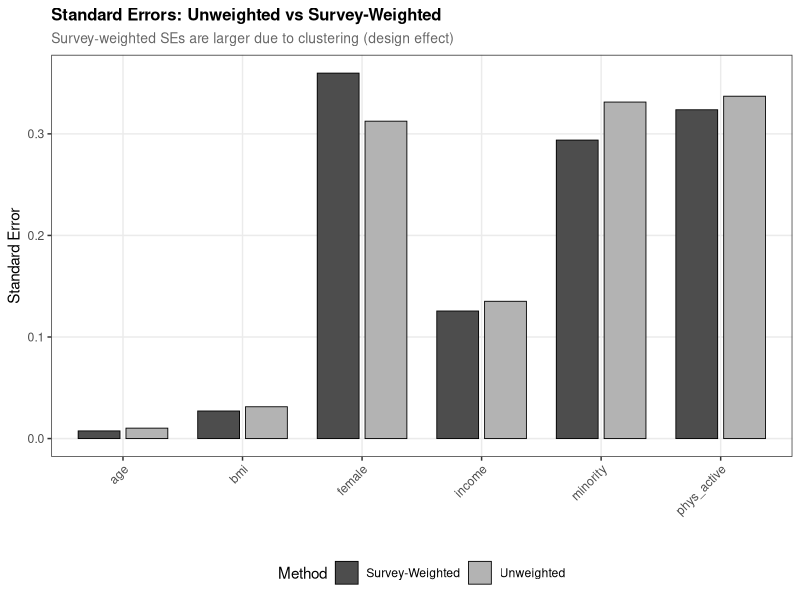
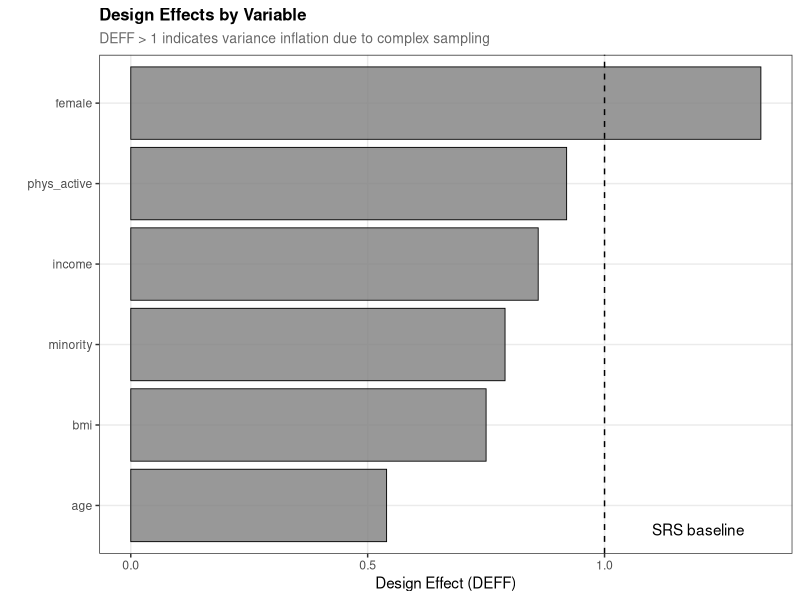
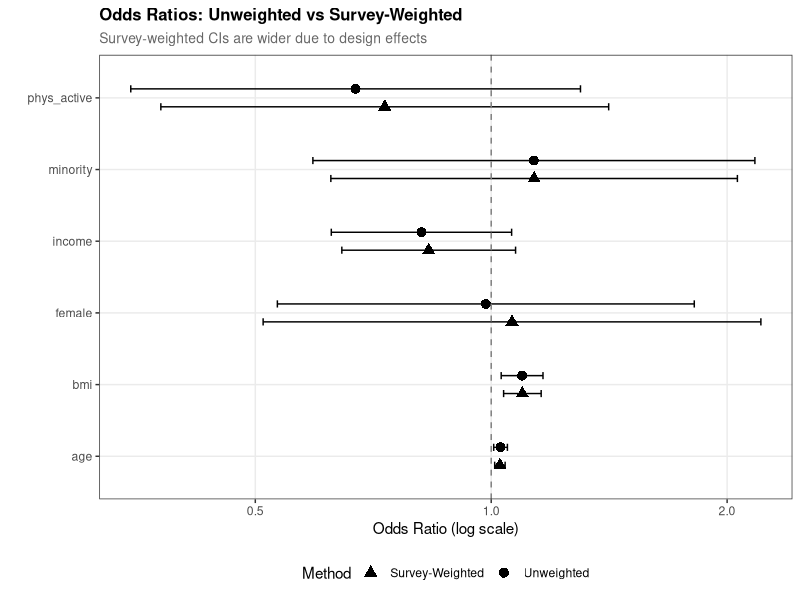
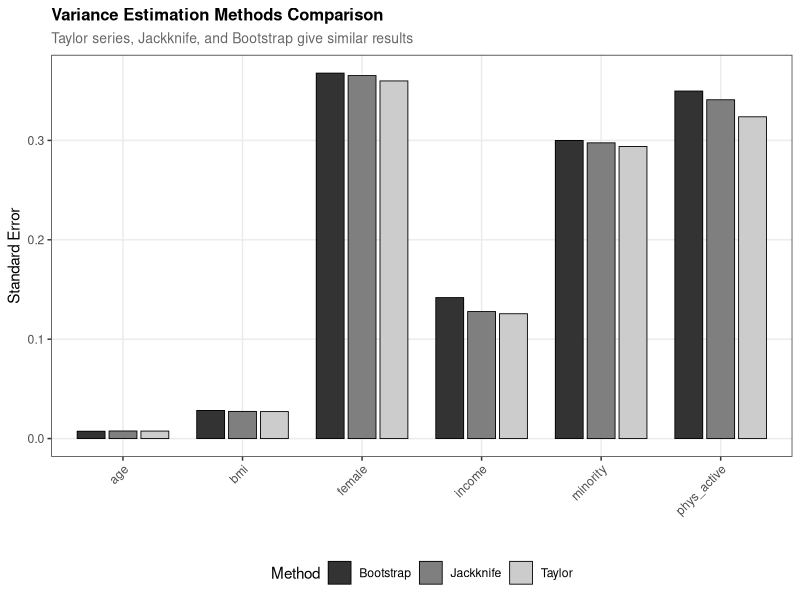
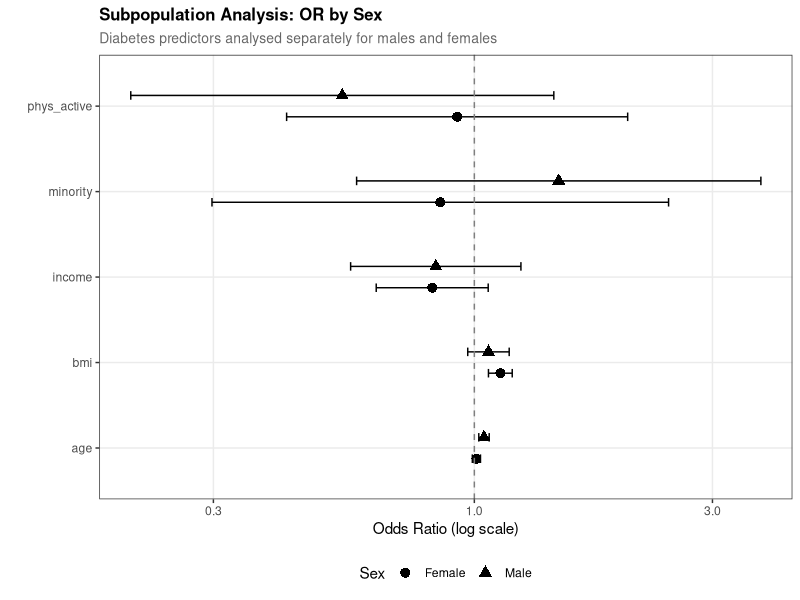
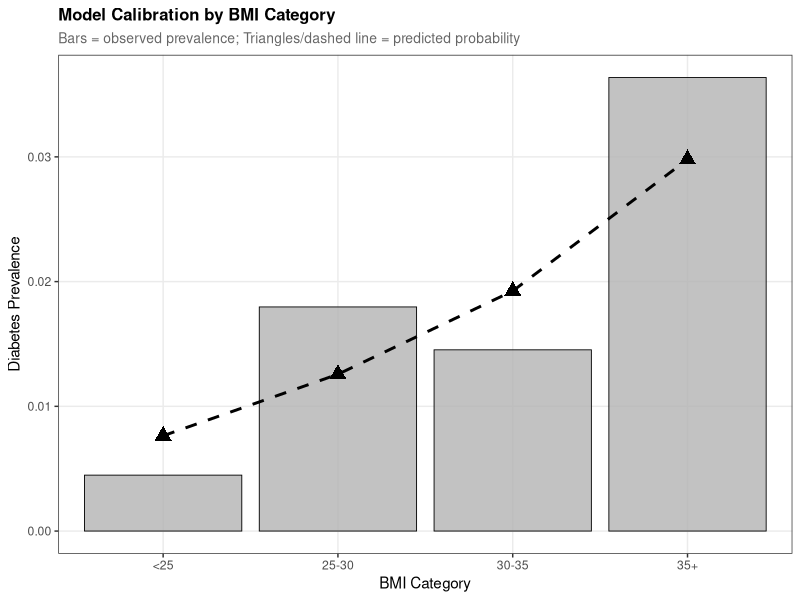
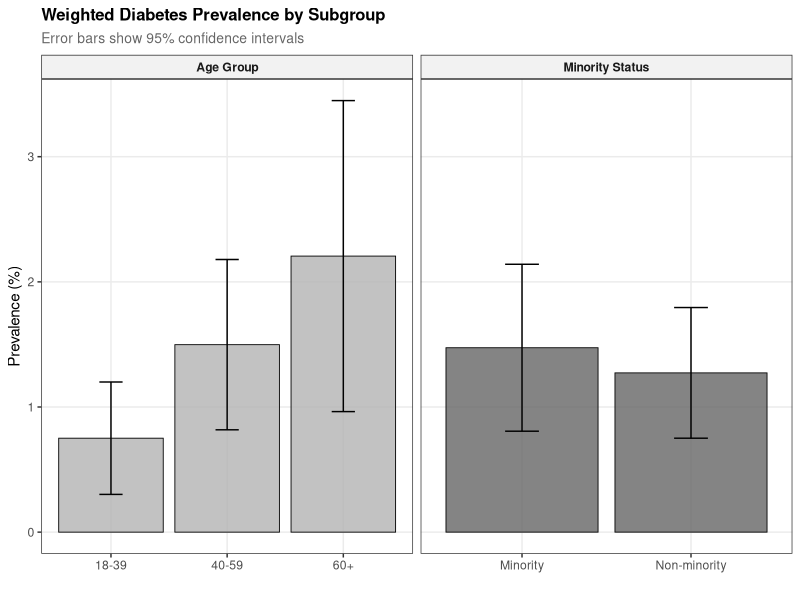

These figures' R source, in order:
# ============================================================================
# Chapter 14: Survey Data and Complex Sampling
# R Code for Figures and Analysis
#
# This script generates all figures and outputs for Chapter 14
# Required packages: survey, tidyverse, ggplot2
# ============================================================================
# Load required packages
library(survey)
library(tidyverse)
library(ggplot2)
library(gridExtra)
# Set seed for reproducibility
set.seed(123)
# Create output directories if they don't exist
if (!dir.exists("figures")) dir.create("figures")
if (!dir.exists("output")) dir.create("output")
# Set ggplot B&W theme for consistency
theme_set(theme_bw(base_size = 11) +
            theme(
              panel.grid.minor = element_blank(),
              plot.title = element_text(face = "bold", size = 12),
              plot.subtitle = element_text(size = 10, color = "grey40"),
              legend.position = "right",
              strip.background = element_rect(fill = "grey95"),
              strip.text = element_text(face = "bold")
            ))
cat("\n=======================================================\n")
cat("CHAPTER 14: SURVEY DATA AND COMPLEX SAMPLING\n")
cat("=======================================================\n\n")
# ============================================================================
# Section 14.2: Simulate Complex Survey Data
# ============================================================================
cat("Simulating complex survey data...\n")
# Simulate a realistic survey with:
# - 20 strata (e.g., geographic regions x urban/rural)
# - 3 PSUs per stratum (60 total PSUs, e.g., counties)
# - Variable number of individuals per PSU
# - Oversampling of minority group
n_strata <- 20
n_psu_per_stratum <- 3
n_total_psu <- n_strata * n_psu_per_stratum
# Create PSU-level data
psu_data <- data.frame(
  stratum = rep(1:n_strata, each = n_psu_per_stratum),
  psu = 1:n_total_psu
)
# Generate individuals within PSUs
set.seed(123)
individual_data <- data.frame()
for (i in 1:n_total_psu) {
  # Variable cluster size (30-80 individuals per PSU)
  n_in_psu <- sample(30:80, 1)
  # PSU-level random effect (creates clustering)
  psu_effect <- rnorm(1, 0, 0.5)
  # Stratum characteristics
  stratum_id <- psu_data$stratum[i]
  urban <- stratum_id <= 10  # First 10 strata are urban
  # Generate individual data
  psu_df <- data.frame(
    id = ((i-1) * 100 + 1):((i-1) * 100 + n_in_psu),
    stratum = stratum_id,
    psu = i,
    urban = urban
  )
  # Demographics
  psu_df$age <- round(rnorm(n_in_psu, mean = ifelse(urban, 42, 48), sd = 15))
  psu_df$age <- pmax(18, pmin(85, psu_df$age))
  psu_df$female <- rbinom(n_in_psu, 1, 0.52)
  # Minority status (oversampled)
  base_minority_prob <- 0.15
  psu_df$minority <- rbinom(n_in_psu, 1, 0.30)  # Oversampled
  # BMI with clustering
  psu_df$bmi <- round(rnorm(n_in_psu, mean = 27 + psu_effect, sd = 5), 1)
  psu_df$bmi <- pmax(15, pmin(50, psu_df$bmi))
  # Income (1-5 scale)
  psu_df$income <- sample(1:5, n_in_psu, replace = TRUE,
                          prob = c(0.15, 0.25, 0.30, 0.20, 0.10))
  # Physical activity
  psu_df$phys_active <- rbinom(n_in_psu, 1, ifelse(urban, 0.45, 0.35))
  # Generate outcome: diabetes (with PSU-level clustering)
  lp <- -4.5 +
    0.04 * (psu_df$age - 45) +
    0.08 * (psu_df$bmi - 27) +
    0.3 * psu_df$minority +
    -0.15 * psu_df$female +
    -0.2 * (psu_df$income - 3) +
    -0.4 * psu_df$phys_active +
    psu_effect  # PSU-level clustering
  psu_df$diabetes <- rbinom(n_in_psu, 1, plogis(lp))
  individual_data <- rbind(individual_data, psu_df)
}
# Calculate survey weights
individual_data$base_weight <- ifelse(individual_data$minority == 1, 0.5, 1.0)
psu_sizes <- table(individual_data$psu)
individual_data$psu_size <- psu_sizes[as.character(individual_data$psu)]
pop_multiplier <- 2
individual_data$weight <- individual_data$base_weight * pop_multiplier
individual_data$final_weight <- individual_data$weight
# Summary
n_total <- nrow(individual_data)
n_strata_actual <- length(unique(individual_data$stratum))
n_psu_actual <- length(unique(individual_data$psu))
sink("output/survey_data_summary.txt")
cat("=== Survey Data Summary ===\n\n")
cat("--- Survey Design ---\n")
cat("Total sample size:", n_total, "\n")
cat("Number of strata:", n_strata_actual, "\n")
cat("Number of PSUs:", n_psu_actual, "\n")
cat("PSUs per stratum:", n_psu_per_stratum, "\n")
cat("Average cluster size:", round(n_total / n_psu_actual, 1), "\n\n")
cat("--- Outcome Distribution ---\n")
cat("Diabetes cases:", sum(individual_data$diabetes), "\n")
cat("Diabetes prevalence (unweighted):", round(100 * mean(individual_data$diabetes), 2), "%\n\n")
cat("--- Demographic Distribution (Unweighted) ---\n")
cat("Mean age:", round(mean(individual_data$age), 1), "\n")
cat("Female:", round(100 * mean(individual_data$female), 1), "%\n")
cat("Minority:", round(100 * mean(individual_data$minority), 1), "%\n")
cat("Mean BMI:", round(mean(individual_data$bmi), 1), "\n")
cat("Physically active:", round(100 * mean(individual_data$phys_active), 1), "%\n\n")
cat("--- Weight Distribution ---\n")
cat("Min weight:", round(min(individual_data$final_weight), 2), "\n")
cat("Max weight:", round(max(individual_data$final_weight), 2), "\n")
cat("Mean weight:", round(mean(individual_data$final_weight), 2), "\n")
sink()
# ============================================================================
# Section 14.3: Create Survey Design Object
# ============================================================================
cat("Creating survey design objects...\n")
survey_design <- svydesign(
  id = ~psu,
  strata = ~stratum,
  weights = ~final_weight,
  nest = TRUE,
  data = individual_data
)
sink("output/survey_design_summary.txt")
cat("=== Survey Design Specification ===\n\n")
cat("Design: Stratified cluster sampling\n")
cat("Strata:", n_strata_actual, "\n")
cat("PSUs (clusters):", n_psu_actual, "\n")
cat("Observations:", n_total, "\n\n")
cat("--- Design Degrees of Freedom ---\n")
cat("df = PSUs - Strata =", n_psu_actual, "-", n_strata_actual, "=",
    n_psu_actual - n_strata_actual, "\n\n")
cat("--- Weighted vs Unweighted Estimates ---\n")
cat("\nDiabetes prevalence:\n")
cat("  Unweighted:", round(100 * mean(individual_data$diabetes), 2), "%\n")
wt_prev <- svymean(~diabetes, design = survey_design)
cat("  Weighted:", round(100 * coef(wt_prev)[1], 2), "%\n")
cat("  SE:", round(100 * SE(wt_prev)[1], 2), "%\n")
cat("\nMinority proportion:\n")
cat("  Unweighted (oversampled):", round(100 * mean(individual_data$minority), 2), "%\n")
wt_minority <- svymean(~minority, design = survey_design)
cat("  Weighted (population estimate):", round(100 * coef(wt_minority)[1], 2), "%\n")
sink()
# ============================================================================
# Section 14.4: Unweighted vs Weighted Logistic Regression
# ============================================================================
cat("Fitting unweighted and weighted logistic regression models...\n")
# Unweighted model (WRONG for population inference)
unwt_model <- glm(diabetes ~ age + bmi + female + minority + income + phys_active,
                  family = binomial,
                  data = individual_data)
# Survey-weighted model (CORRECT)
svywt_model <- svyglm(diabetes ~ age + bmi + female + minority + income + phys_active,
                      design = survey_design,
                      family = quasibinomial())
# Extract results
unwt_coef <- coef(unwt_model)
unwt_se <- sqrt(diag(vcov(unwt_model)))
unwt_or <- exp(unwt_coef)
unwt_ci <- exp(confint.default(unwt_model))
svywt_coef <- coef(svywt_model)
svywt_se <- SE(svywt_model)
svywt_or <- exp(svywt_coef)
svywt_ci <- exp(confint(svywt_model))
# Calculate design effects
deff <- (svywt_se / unwt_se)^2
sink("output/weighted_vs_unweighted.txt")
cat("=== Weighted vs Unweighted Logistic Regression ===\n\n")
cat("True model (used to generate data):\n")
cat("logit(p) = -4.5 + 0.04*(age-45) + 0.08*(bmi-27) + 0.3*minority\n")
cat("           - 0.15*female - 0.2*(income-3) - 0.4*phys_active + PSU_effect\n\n")
cat("--- Unweighted Model (INCORRECT for population inference) ---\n")
cat("Sample size:", nobs(unwt_model), "\n\n")
unwt_table <- data.frame(
  Variable = names(unwt_coef),
  Coef = round(unwt_coef, 4),
  SE = round(unwt_se, 4),
  OR = round(unwt_or, 3),
  CI_Lower = round(unwt_ci[, 1], 3),
  CI_Upper = round(unwt_ci[, 2], 3)
)
print(unwt_table, row.names = FALSE)
cat("\n--- Survey-Weighted Model (CORRECT) ---\n")
cat("Sample size:", nobs(svywt_model), "\n")
cat("Design df:", svywt_model$df.residual, "\n\n")
svywt_table <- data.frame(
  Variable = names(svywt_coef),
  Coef = round(svywt_coef, 4),
  SE = round(svywt_se, 4),
  OR = round(svywt_or, 3),
  CI_Lower = round(svywt_ci[, 1], 3),
  CI_Upper = round(svywt_ci[, 2], 3)
)
print(svywt_table, row.names = FALSE)
cat("\n--- Design Effects (DEFF) ---\n")
cat("DEFF = (Weighted SE / Unweighted SE)^2\n")
cat("DEFF > 1 indicates clustering inflates variance\n\n")
deff_table <- data.frame(
  Variable = names(deff),
  DEFF = round(deff, 2),
  SE_Inflation = paste0(round((sqrt(deff) - 1) * 100, 1), "%")
)
print(deff_table, row.names = FALSE)
cat("\n--- Key Observations ---\n")
cat("1. Point estimates are similar (selection not strongly related to outcome)\n")
cat("2. Standard errors are", round(mean(sqrt(deff)) * 100 - 100, 0),
    "% larger on average with proper weighting\n")
cat("3. Average DEFF:", round(mean(deff), 2), "\n")
cat("4. This reflects the clustering within PSUs\n")
sink()
# Figure 14.1: Comparison of SEs
se_comparison <- data.frame(
  Variable = rep(names(unwt_coef)[-1], 2),
  SE = c(unwt_se[-1], svywt_se[-1]),
  Method = rep(c("Unweighted", "Survey-Weighted"), each = length(unwt_se) - 1)
)
fig14_1 <- ggplot(se_comparison, aes(x = Variable, y = SE, fill = Method)) +
  geom_bar(stat = "identity", position = position_dodge(width = 0.8), width = 0.7,
           colour = "black", linewidth = 0.3) +
  scale_fill_manual(values = c("Unweighted" = "grey70", "Survey-Weighted" = "grey30")) +
  labs(title = "Standard Errors: Unweighted vs Survey-Weighted",
       subtitle = "Survey-weighted SEs are larger due to clustering (design effect)",
       x = "", y = "Standard Error") +
  theme(axis.text.x = element_text(angle = 45, hjust = 1),
        legend.position = "bottom")
ggsave("figures/fig14_1_se_comparison.jpeg", fig14_1, width = 9, height = 5,
       dpi = 300, device = "jpeg")
cat("Saved: figures/fig14_1_se_comparison.jpeg\n")
# Figure 14.2: Design Effects
fig14_2 <- ggplot(deff_table[-1, ], aes(x = reorder(Variable, DEFF), y = DEFF)) +
  geom_bar(stat = "identity", fill = "grey50", colour = "black", alpha = 0.8,
           linewidth = 0.3) +
  geom_hline(yintercept = 1, linetype = "dashed", colour = "black") +
  coord_flip() +
  labs(title = "Design Effects by Variable",
       subtitle = "DEFF > 1 indicates variance inflation due to complex sampling",
       x = "", y = "Design Effect (DEFF)") +
  annotate("text", x = 0.7, y = 1.1, label = "SRS baseline", colour = "black", hjust = 0)
ggsave("figures/fig14_2_design_effects.jpeg", fig14_2, width = 8, height = 5,
       dpi = 300, device = "jpeg")
cat("Saved: figures/fig14_2_design_effects.jpeg\n")
# ============================================================================
# Section 14.5: Odds Ratio Comparison
# ============================================================================
cat("Creating odds ratio comparison...\n")
or_comparison <- data.frame(
  Variable = rep(names(unwt_or)[-1], 2),
  OR = c(unwt_or[-1], svywt_or[-1]),
  Lower = c(unwt_ci[-1, 1], svywt_ci[-1, 1]),
  Upper = c(unwt_ci[-1, 2], svywt_ci[-1, 2]),
  Method = rep(c("Unweighted", "Survey-Weighted"), each = length(unwt_or) - 1)
)
# Figure 14.3: OR Forest Plot
fig14_3 <- ggplot(or_comparison, aes(x = Variable, y = OR, shape = Method)) +
  geom_point(position = position_dodge(width = 0.5), size = 3, colour = "black") +
  geom_errorbar(aes(ymin = Lower, ymax = Upper),
                position = position_dodge(width = 0.5), width = 0.2, colour = "black") +
  geom_hline(yintercept = 1, linetype = "dashed", colour = "grey50") +
  scale_shape_manual(values = c("Unweighted" = 16, "Survey-Weighted" = 17)) +
  scale_y_log10() +
  coord_flip() +
  labs(title = "Odds Ratios: Unweighted vs Survey-Weighted",
       subtitle = "Survey-weighted CIs are wider due to design effects",
       x = "", y = "Odds Ratio (log scale)") +
  theme(legend.position = "bottom")
ggsave("figures/fig14_3_or_comparison.jpeg", fig14_3, width = 9, height = 5,
       dpi = 300, device = "jpeg")
cat("Saved: figures/fig14_3_or_comparison.jpeg\n")
sink("output/or_comparison.txt")
cat("=== Odds Ratio Comparison ===\n\n")
cat("--- Unweighted Odds Ratios ---\n")
unwt_or_table <- data.frame(
  Variable = names(unwt_or)[-1],
  OR = round(unwt_or[-1], 3),
  CI_Lower = round(unwt_ci[-1, 1], 3),
  CI_Upper = round(unwt_ci[-1, 2], 3)
)
print(unwt_or_table, row.names = FALSE)
cat("\n--- Survey-Weighted Odds Ratios ---\n")
svywt_or_table <- data.frame(
  Variable = names(svywt_or)[-1],
  OR = round(svywt_or[-1], 3),
  CI_Lower = round(svywt_ci[-1, 1], 3),
  CI_Upper = round(svywt_ci[-1, 2], 3)
)
print(svywt_or_table, row.names = FALSE)
cat("\n--- Interpretation ---\n")
cat("Age: Each year increase associated with", round((svywt_or["age"] - 1) * 100, 1),
    "% higher odds of diabetes\n")
cat("BMI: Each unit increase associated with", round((svywt_or["bmi"] - 1) * 100, 1),
    "% higher odds of diabetes\n")
cat("Minority: Associated with", round((svywt_or["minority"] - 1) * 100, 0),
    "% higher odds of diabetes\n")
cat("Female: Associated with", round((1 - svywt_or["female"]) * 100, 0),
    "% lower odds of diabetes\n")
cat("Physical activity: Associated with", round((1 - svywt_or["phys_active"]) * 100, 0),
    "% lower odds of diabetes\n")
sink()
# ============================================================================
# Section 14.6: Variance Estimation Methods
# ============================================================================
cat("Comparing variance estimation methods...\n")
# Taylor series linearization (default)
taylor_model <- svywt_model
# Jackknife
jk_design <- as.svrepdesign(survey_design, type = "JKn")
jk_model <- svyglm(diabetes ~ age + bmi + female + minority + income + phys_active,
                   design = jk_design,
                   family = quasibinomial())
# Bootstrap
set.seed(456)
boot_design <- as.svrepdesign(survey_design, type = "bootstrap", replicates = 100)
boot_model <- svyglm(diabetes ~ age + bmi + female + minority + income + phys_active,
                     design = boot_design,
                     family = quasibinomial())
# Compare SEs
se_taylor <- SE(taylor_model)
se_jk <- SE(jk_model)
se_boot <- SE(boot_model)
sink("output/variance_estimation.txt")
cat("=== Variance Estimation Methods Comparison ===\n\n")
cat("Methods compared:\n")
cat("1. Taylor series linearization (default)\n")
cat("2. Jackknife (JKn for stratified designs)\n")
cat("3. Bootstrap (100 replicates)\n\n")
cat("--- Standard Errors by Method ---\n")
se_methods <- data.frame(
  Variable = names(se_taylor),
  Taylor = round(se_taylor, 4),
  Jackknife = round(se_jk, 4),
  Bootstrap = round(se_boot, 4)
)
print(se_methods, row.names = FALSE)
cat("\n--- Relative to Taylor Series ---\n")
rel_se <- data.frame(
  Variable = names(se_taylor),
  Taylor = 1.00,
  Jackknife = round(se_jk / se_taylor, 3),
  Bootstrap = round(se_boot / se_taylor, 3)
)
print(rel_se, row.names = FALSE)
cat("\n--- Conclusion ---\n")
cat("All methods give similar standard errors.\n")
cat("Taylor series is the default and computationally efficient.\n")
cat("Jackknife and bootstrap are alternatives when design variables are limited.\n")
sink()
# Figure 14.4: Variance estimation comparison
se_var_methods <- data.frame(
  Variable = rep(names(se_taylor)[-1], 3),
  SE = c(se_taylor[-1], se_jk[-1], se_boot[-1]),
  Method = rep(c("Taylor", "Jackknife", "Bootstrap"), each = length(se_taylor) - 1)
)
fig14_4 <- ggplot(se_var_methods, aes(x = Variable, y = SE, fill = Method)) +
  geom_bar(stat = "identity", position = position_dodge(width = 0.8), width = 0.7,
           colour = "black", linewidth = 0.3) +
  scale_fill_manual(values = c("Taylor" = "grey80", "Jackknife" = "grey50",
                               "Bootstrap" = "grey20")) +
  labs(title = "Variance Estimation Methods Comparison",
       subtitle = "Taylor series, Jackknife, and Bootstrap give similar results",
       x = "", y = "Standard Error") +
  theme(axis.text.x = element_text(angle = 45, hjust = 1),
        legend.position = "bottom")
ggsave("figures/fig14_4_variance_methods.jpeg", fig14_4, width = 9, height = 5,
       dpi = 300, device = "jpeg")
cat("Saved: figures/fig14_4_variance_methods.jpeg\n")
# ============================================================================
# Section 14.7: Subpopulation (Domain) Analysis
# ============================================================================
cat("Performing subpopulation analysis...\n")
# CORRECT approach: Subset the design object
female_design <- subset(survey_design, female == 1)
male_design <- subset(survey_design, female == 0)
model_female <- svyglm(diabetes ~ age + bmi + minority + income + phys_active,
                       design = female_design,
                       family = quasibinomial())
model_male <- svyglm(diabetes ~ age + bmi + minority + income + phys_active,
                     design = male_design,
                     family = quasibinomial())
# WRONG approach: Subset data first (for comparison)
wrong_female_data <- subset(individual_data, female == 1)
wrong_female_design <- svydesign(
  id = ~psu, strata = ~stratum, weights = ~final_weight,
  nest = TRUE, data = wrong_female_data
)
wrong_model_female <- svyglm(diabetes ~ age + bmi + minority + income + phys_active,
                             design = wrong_female_design,
                             family = quasibinomial())
sink("output/subpopulation_analysis.txt")
cat("=== Subpopulation (Domain) Analysis ===\n\n")
cat("Analyzing diabetes predictors separately by sex.\n\n")
cat("--- Female Subpopulation (CORRECT: subset design) ---\n")
cat("n =", nobs(model_female), "\n")
female_table <- data.frame(
  Variable = names(coef(model_female)),
  OR = round(exp(coef(model_female)), 3),
  SE = round(SE(model_female), 4),
  CI_Lower = round(exp(confint(model_female))[, 1], 3),
  CI_Upper = round(exp(confint(model_female))[, 2], 3)
)
print(female_table, row.names = FALSE)
cat("\n--- Male Subpopulation (CORRECT: subset design) ---\n")
cat("n =", nobs(model_male), "\n")
male_table <- data.frame(
  Variable = names(coef(model_male)),
  OR = round(exp(coef(model_male)), 3),
  SE = round(SE(model_male), 4),
  CI_Lower = round(exp(confint(model_male))[, 1], 3),
  CI_Upper = round(exp(confint(model_male))[, 2], 3)
)
print(male_table, row.names = FALSE)
cat("\n--- WRONG Approach: Subset Data Before Design ---\n")
cat("n =", nobs(wrong_model_female), "\n")
wrong_table <- data.frame(
  Variable = names(coef(wrong_model_female)),
  SE_Correct = round(SE(model_female), 4),
  SE_Wrong = round(SE(wrong_model_female), 4),
  Ratio = round(SE(wrong_model_female) / SE(model_female), 3)
)
print(wrong_table, row.names = FALSE)
cat("\nNote: Wrong approach typically underestimates SEs because it loses\n")
cat("information about the full design (empty strata, reduced PSU count).\n")
sink()
# Figure 14.5: Subpopulation comparison
subpop_or <- data.frame(
  Variable = rep(names(coef(model_female))[-1], 2),
  OR = c(exp(coef(model_female)[-1]), exp(coef(model_male)[-1])),
  Lower = c(exp(confint(model_female)[-1, 1]), exp(confint(model_male)[-1, 1])),
  Upper = c(exp(confint(model_female)[-1, 2]), exp(confint(model_male)[-1, 2])),
  Sex = rep(c("Female", "Male"), each = length(coef(model_female)) - 1)
)
fig14_5 <- ggplot(subpop_or, aes(x = Variable, y = OR, shape = Sex)) +
  geom_point(position = position_dodge(width = 0.5), size = 3, colour = "black") +
  geom_errorbar(aes(ymin = Lower, ymax = Upper),
                position = position_dodge(width = 0.5), width = 0.2, colour = "black") +
  geom_hline(yintercept = 1, linetype = "dashed", colour = "grey50") +
  scale_shape_manual(values = c("Female" = 16, "Male" = 17)) +
  scale_y_log10() +
  coord_flip() +
  labs(title = "Subpopulation Analysis: OR by Sex",
       subtitle = "Diabetes predictors analysed separately for males and females",
       x = "", y = "Odds Ratio (log scale)") +
  theme(legend.position = "bottom")
ggsave("figures/fig14_5_subpopulation.jpeg", fig14_5, width = 9, height = 5,
       dpi = 300, device = "jpeg")
cat("Saved: figures/fig14_5_subpopulation.jpeg\n")
# ============================================================================
# Section 14.8: Model Diagnostics
# ============================================================================
cat("Computing model diagnostics...\n")
# Wald tests for overall model and individual terms
wald_overall <- regTermTest(svywt_model, ~ age + bmi + female + minority + income + phys_active)
wald_age <- regTermTest(svywt_model, ~age)
wald_bmi <- regTermTest(svywt_model, ~bmi)
wald_female <- regTermTest(svywt_model, ~female)
wald_minority <- regTermTest(svywt_model, ~minority)
wald_income <- regTermTest(svywt_model, ~income)
wald_phys <- regTermTest(svywt_model, ~phys_active)
# Model comparison (nested models)
model_reduced <- svyglm(diabetes ~ age + bmi + female,
                        design = survey_design,
                        family = quasibinomial())
model_full <- svywt_model
sink("output/model_diagnostics.txt")
cat("=== Model Diagnostics for Survey Data ===\n\n")
cat("--- Wald Test for Overall Model ---\n")
cat("H0: All coefficients (except intercept) = 0\n")
print(wald_overall)
cat("\n--- Wald Tests for Individual Terms ---\n")
cat("\nAge:\n")
print(wald_age)
cat("\nBMI:\n")
print(wald_bmi)
cat("\nFemale:\n")
print(wald_female)
cat("\nMinority:\n")
print(wald_minority)
cat("\nIncome:\n")
print(wald_income)
cat("\nPhysical Activity:\n")
print(wald_phys)
cat("\n--- Nested Model Comparison ---\n")
cat("Reduced model: diabetes ~ age + bmi + female\n")
cat("Full model: diabetes ~ age + bmi + female + minority + income + phys_active\n\n")
wald_comp_result <- anova(model_reduced, model_full, method = "Wald")
print(wald_comp_result)
sink()
# Predicted probabilities
pred_probs <- predict(svywt_model, type = "response")
individual_data$pred_prob <- pred_probs
# Figure 14.6: Predicted probabilities by BMI
pred_by_bmi <- individual_data %>%
  mutate(bmi_group = cut(bmi, breaks = c(0, 25, 30, 35, 100),
                         labels = c("<25", "25-30", "30-35", "35+"))) %>%
  group_by(bmi_group) %>%
  summarise(
    mean_pred = mean(pred_prob),
    mean_actual = mean(diabetes),
    n = n()
  )
fig14_6 <- ggplot(pred_by_bmi, aes(x = bmi_group)) +
  geom_bar(aes(y = mean_actual), stat = "identity", fill = "grey70", colour = "black",
           alpha = 0.8, linewidth = 0.3) +
  geom_point(aes(y = mean_pred), colour = "black", size = 4, shape = 17) +
  geom_line(aes(y = mean_pred, group = 1), colour = "black", linewidth = 1,
            linetype = "dashed") +
  labs(title = "Model Calibration by BMI Category",
       subtitle = "Bars = observed prevalence; Triangles/dashed line = predicted probability",
       x = "BMI Category", y = "Diabetes Prevalence") +
  theme(legend.position = "bottom")
ggsave("figures/fig14_6_calibration.jpeg", fig14_6, width = 8, height = 5,
       dpi = 300, device = "jpeg")
cat("Saved: figures/fig14_6_calibration.jpeg\n")
# ============================================================================
# Section 14.9: Weighted Prevalence Estimates
# ============================================================================
cat("Computing weighted prevalence estimates...\n")
prev_overall <- svymean(~diabetes, design = survey_design)
prev_by_minority <- svyby(~diabetes, ~minority, design = survey_design, svymean)
individual_data$age_group <- cut(individual_data$age,
                                 breaks = c(0, 40, 60, 100),
                                 labels = c("18-39", "40-59", "60+"))
survey_design_age <- svydesign(
  id = ~psu, strata = ~stratum, weights = ~final_weight,
  nest = TRUE, data = individual_data
)
prev_by_age <- svyby(~diabetes, ~age_group, design = survey_design_age, svymean)
sink("output/weighted_prevalence.txt")
cat("=== Weighted Prevalence Estimates ===\n\n")
cat("--- Overall Diabetes Prevalence ---\n")
cat("Weighted prevalence:", round(100 * coef(prev_overall), 2), "%\n")
cat("Standard error:", round(100 * SE(prev_overall), 2), "%\n")
cat("95% CI:", round(100 * confint(prev_overall)[1], 2), "% -",
    round(100 * confint(prev_overall)[2], 2), "%\n\n")
cat("--- Prevalence by Minority Status ---\n")
print(data.frame(
  Minority = c("No", "Yes"),
  Prevalence = round(100 * prev_by_minority$diabetes, 2),
  SE = round(100 * prev_by_minority$se, 2)
), row.names = FALSE)
cat("\n--- Prevalence by Age Group ---\n")
print(data.frame(
  Age_Group = prev_by_age$age_group,
  Prevalence = round(100 * prev_by_age$diabetes, 2),
  SE = round(100 * prev_by_age$se, 2)
), row.names = FALSE)
sink()
# Figure 14.7: Weighted prevalence by group
prev_plot_data <- data.frame(
  Group = c(as.character(prev_by_age$age_group), "Non-minority", "Minority"),
  Prevalence = c(prev_by_age$diabetes, prev_by_minority$diabetes) * 100,
  SE = c(prev_by_age$se, prev_by_minority$se) * 100,
  Category = c(rep("Age Group", 3), rep("Minority Status", 2))
)
fig14_7 <- ggplot(prev_plot_data, aes(x = Group, y = Prevalence, fill = Category)) +
  geom_bar(stat = "identity", alpha = 0.8, colour = "black", linewidth = 0.3) +
  geom_errorbar(aes(ymin = Prevalence - 1.96*SE, ymax = Prevalence + 1.96*SE),
                width = 0.2) +
  scale_fill_manual(values = c("Age Group" = "grey70", "Minority Status" = "grey40")) +
  facet_wrap(~Category, scales = "free_x") +
  labs(title = "Weighted Diabetes Prevalence by Subgroup",
       subtitle = "Error bars show 95% confidence intervals",
       x = "", y = "Prevalence (%)") +
  theme(legend.position = "none")
ggsave("figures/fig14_7_weighted_prevalence.jpeg", fig14_7, width = 10, height = 5,
       dpi = 300, device = "jpeg")
cat("Saved: figures/fig14_7_weighted_prevalence.jpeg\n")
# ============================================================================
# Section 14.10: Summary
# ============================================================================
sink("output/chapter14_summary.txt")
cat("=== Chapter 14 Summary: Survey Data and Complex Sampling ===\n\n")
cat("SURVEY DESIGN:\n")
cat("-" , rep("-", 50), "\n", sep = "")
cat("Sample size:", n_total, "\n")
cat("Strata:", n_strata_actual, "\n")
cat("PSUs (clusters):", n_psu_actual, "\n")
cat("Design df:", n_psu_actual - n_strata_actual, "\n\n")
cat("WEIGHTED VS UNWEIGHTED COMPARISON:\n")
cat("-" , rep("-", 50), "\n", sep = "")
cat("Average design effect (DEFF):", round(mean(deff), 2), "\n")
cat("Average SE inflation:", round((mean(sqrt(deff)) - 1) * 100, 0), "%\n\n")
cat("Key odds ratios (survey-weighted):\n")
for (var in names(svywt_or)[-1]) {
  cat("  ", var, ": OR =", round(svywt_or[var], 3),
      "(95% CI:", round(svywt_ci[var, 1], 3), "-", round(svywt_ci[var, 2], 3), ")\n")
}
cat("\nVARIANCE ESTIMATION:\n")
cat("-" , rep("-", 50), "\n", sep = "")
cat("Taylor, Jackknife, and Bootstrap methods give similar results.\n")
cat("Average ratio (JK/Taylor):", round(mean(se_jk/se_taylor), 3), "\n")
cat("Average ratio (Boot/Taylor):", round(mean(se_boot/se_taylor), 3), "\n\n")
cat("SUBPOPULATION ANALYSIS:\n")
cat("-" , rep("-", 50), "\n", sep = "")
cat("Female n:", nobs(model_female), "\n")
cat("Male n:", nobs(model_male), "\n")
cat("Correct method: subset() on design object, not on data\n\n")
cat("WEIGHTED PREVALENCE:\n")
cat("-" , rep("-", 50), "\n", sep = "")
cat("Overall diabetes:", round(100 * coef(prev_overall), 2), "%\n")
cat("  (95% CI:", round(100 * confint(prev_overall)[1], 2), "% -",
    round(100 * confint(prev_overall)[2], 2), "%)\n")
sink()
# ============================================================================
# Completion message
# ============================================================================
cat("\n========================================\n")
cat("Chapter 14 R code execution complete!\n")
cat("========================================\n\n")
cat("Figures saved to 'figures/' directory:\n")
cat("  - fig14_1_se_comparison.jpeg\n")
cat("  - fig14_2_design_effects.jpeg\n")
cat("  - fig14_3_or_comparison.jpeg\n")
cat("  - fig14_4_variance_methods.jpeg\n")
cat("  - fig14_5_subpopulation.jpeg\n")
cat("  - fig14_6_calibration.jpeg\n")
cat("  - fig14_7_weighted_prevalence.jpeg\n\n")
cat("Output files saved to 'output/' directory:\n")
cat("  - survey_data_summary.txt\n")
cat("  - survey_design_summary.txt\n")
cat("  - weighted_vs_unweighted.txt\n")
cat("  - or_comparison.txt\n")
cat("  - variance_estimation.txt\n")
cat("  - subpopulation_analysis.txt\n")
cat("  - model_diagnostics.txt\n")
cat("  - weighted_prevalence.txt\n")
cat("  - chapter14_summary.txt\n")
